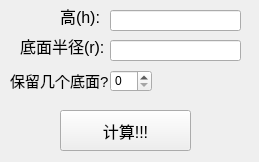
<?xml version="1.0" encoding="UTF-8"?>
<ui version="4.0">
 <class>cylinder_s</class>
 <widget class="QWidget" name="cylinder_s">
  <property name="geometry">
   <rect>
    <x>0</x>
    <y>0</y>
    <width>259</width>
    <height>162</height>
   </rect>
  </property>
  <property name="windowTitle">
   <string>Form</string>
  </property>
  <widget class="QLabel" name="label_h">
   <property name="geometry">
    <rect>
     <x>60</x>
     <y>0</y>
     <width>81</width>
     <height>31</height>
    </rect>
   </property>
   <property name="font">
    <font>
     <pointsize>12</pointsize>
    </font>
   </property>
   <property name="text">
    <string>高(h):</string>
   </property>
  </widget>
  <widget class="QLabel" name="label_r">
   <property name="geometry">
    <rect>
     <x>20</x>
     <y>30</y>
     <width>91</width>
     <height>31</height>
    </rect>
   </property>
   <property name="font">
    <font>
     <pointsize>12</pointsize>
    </font>
   </property>
   <property name="text">
    <string>底面半径(r):</string>
   </property>
  </widget>
  <widget class="QLineEdit" name="lineEdit_h">
   <property name="geometry">
    <rect>
     <x>110</x>
     <y>10</y>
     <width>131</width>
     <height>21</height>
    </rect>
   </property>
  </widget>
  <widget class="QLineEdit" name="lineEdit_r">
   <property name="geometry">
    <rect>
     <x>110</x>
     <y>40</y>
     <width>131</width>
     <height>21</height>
    </rect>
   </property>
  </widget>
  <widget class="QLabel" name="label_face">
   <property name="geometry">
    <rect>
     <x>10</x>
     <y>70</y>
     <width>111</width>
     <height>21</height>
    </rect>
   </property>
   <property name="font">
    <font>
     <pointsize>11</pointsize>
    </font>
   </property>
   <property name="text">
    <string>保留几个底面?</string>
   </property>
  </widget>
  <widget class="QPushButton" name="pushButton">
   <property name="geometry">
    <rect>
     <x>60</x>
     <y>110</y>
     <width>131</width>
     <height>41</height>
    </rect>
   </property>
   <property name="font">
    <font>
     <pointsize>12</pointsize>
     <bold>false</bold>
    </font>
   </property>
   <property name="text">
    <string>计算!!!</string>
   </property>
  </widget>
  <widget class="QSpinBox" name="spinBox">
   <property name="geometry">
    <rect>
     <x>110</x>
     <y>70</y>
     <width>42</width>
     <height>22</height>
    </rect>
   </property>
   <property name="maximum">
    <number>2</number>
   </property>
  </widget>
 </widget>
 <resources/>
 <connections/>
</ui>
